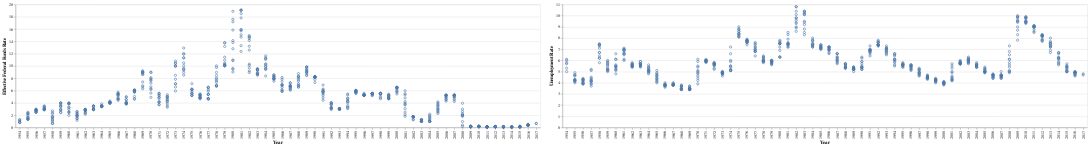

Source (notebook cell):
### Code cell
#By using the 'brush' function in Altair, we can split the data in two graphs. 

#Select an area (holding your mouse) on the left graph (fed rates) and the right graph will show the corresponding datapoints (unemployment rate)

import altair as alt

brush = alt.selection(type='interval')


year_rate = alt.Chart(fed_data).mark_point().encode(
    x='Year:N',
    y='Effective Federal Funds Rate:Q'

).add_selection(brush)

year_unemp = alt.Chart(fed_data).mark_point().encode(
    x='Year:N',
    y='Unemployment Rate:Q'
).transform_filter(
    brush
)

year_rate | year_unemp

### Figure 1 — Vega-Lite specification as saved in the notebook (floating-point values rounded to 4 significant figures; data arrays with more than 128 entries replaced by an {"elided": "..."} marker saying what was removed)
{"config": {"view": {"continuousWidth": 400, "continuousHeight": 300}}, "hconcat": [{"mark": "point", "encoding": {"x": {"type": "nominal", "field": "Year"}, "y": {"type": "quantitative", "field": "Effective Federal Funds Rate"}}, "selection": {"selector001": {"type": "interval"}}}, {"mark": "point", "encoding": {"x": {"type": "nominal", "field": "Year"}, "y": {"type": "quantitative", "field": "Unemployment Rate"}}, "transform": [{"filter": {"selection": "selector001"}}]}], "data": {"name": "data-2cb63c1daa287312e2211015b1611535"}, "$schema": "https://vega.github.io/schema/vega-lite/v4.0.0.json", "datasets": {"data-2cb63c1daa287312e2211015b1611535": {"elided": "904 records"}}}
